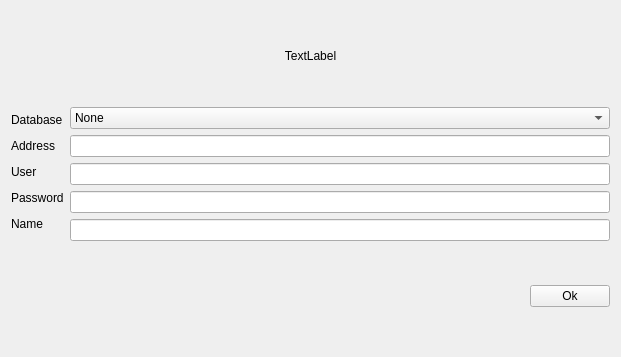
<?xml version="1.0" encoding="UTF-8"?>
<ui version="4.0">
 <class>SqlWindow</class>
 <widget class="QWidget" name="SqlWindow">
  <property name="geometry">
   <rect>
    <x>0</x>
    <y>0</y>
    <width>621</width>
    <height>357</height>
   </rect>
  </property>
  <property name="windowTitle">
   <string>Form</string>
  </property>
  <layout class="QVBoxLayout" name="verticalLayout_3">
   <item>
    <widget class="QLabel" name="label">
     <property name="sizePolicy">
      <sizepolicy hsizetype="Preferred" vsizetype="Fixed">
       <horstretch>0</horstretch>
       <verstretch>0</verstretch>
      </sizepolicy>
     </property>
     <property name="text">
      <string>TextLabel</string>
     </property>
     <property name="alignment">
      <set>Qt::AlignCenter</set>
     </property>
    </widget>
   </item>
   <item>
    <layout class="QHBoxLayout" name="horizontalLayout">
     <item>
      <layout class="QVBoxLayout" name="verticalLayout_2">
       <item>
        <widget class="QLabel" name="label_2">
         <property name="sizePolicy">
          <sizepolicy hsizetype="Preferred" vsizetype="Fixed">
           <horstretch>0</horstretch>
           <verstretch>0</verstretch>
          </sizepolicy>
         </property>
         <property name="text">
          <string>Database</string>
         </property>
        </widget>
       </item>
       <item>
        <widget class="QLabel" name="label_3">
         <property name="sizePolicy">
          <sizepolicy hsizetype="Preferred" vsizetype="Fixed">
           <horstretch>0</horstretch>
           <verstretch>0</verstretch>
          </sizepolicy>
         </property>
         <property name="text">
          <string>Address</string>
         </property>
        </widget>
       </item>
       <item>
        <widget class="QLabel" name="label_4">
         <property name="sizePolicy">
          <sizepolicy hsizetype="Preferred" vsizetype="Fixed">
           <horstretch>0</horstretch>
           <verstretch>0</verstretch>
          </sizepolicy>
         </property>
         <property name="text">
          <string>User</string>
         </property>
        </widget>
       </item>
       <item>
        <widget class="QLabel" name="label_5">
         <property name="sizePolicy">
          <sizepolicy hsizetype="Preferred" vsizetype="Fixed">
           <horstretch>0</horstretch>
           <verstretch>0</verstretch>
          </sizepolicy>
         </property>
         <property name="text">
          <string>Password</string>
         </property>
        </widget>
       </item>
       <item>
        <widget class="QLabel" name="label_6">
         <property name="sizePolicy">
          <sizepolicy hsizetype="Preferred" vsizetype="Fixed">
           <horstretch>0</horstretch>
           <verstretch>0</verstretch>
          </sizepolicy>
         </property>
         <property name="text">
          <string>Name</string>
         </property>
        </widget>
       </item>
      </layout>
     </item>
     <item>
      <layout class="QVBoxLayout" name="verticalLayout">
       <item>
        <widget class="QComboBox" name="database">
         <item>
          <property name="text">
           <string>None</string>
          </property>
         </item>
         <item>
          <property name="text">
           <string>Postgress</string>
          </property>
         </item>
         <item>
          <property name="text">
           <string>SQLite</string>
          </property>
         </item>
        </widget>
       </item>
       <item>
        <widget class="QLineEdit" name="address"/>
       </item>
       <item>
        <widget class="QLineEdit" name="user"/>
       </item>
       <item>
        <widget class="QLineEdit" name="password"/>
       </item>
       <item>
        <widget class="QLineEdit" name="name"/>
       </item>
      </layout>
     </item>
    </layout>
   </item>
   <item>
    <layout class="QHBoxLayout" name="horizontalLayout_2">
     <item>
      <spacer name="horizontalSpacer">
       <property name="orientation">
        <enum>Qt::Horizontal</enum>
       </property>
       <property name="sizeHint" stdset="0">
        <size>
         <width>40</width>
         <height>20</height>
        </size>
       </property>
      </spacer>
     </item>
     <item>
      <widget class="QPushButton" name="pushButton">
       <property name="text">
        <string>Ok</string>
       </property>
      </widget>
     </item>
    </layout>
   </item>
  </layout>
 </widget>
 <resources/>
 <connections/>
</ui>
